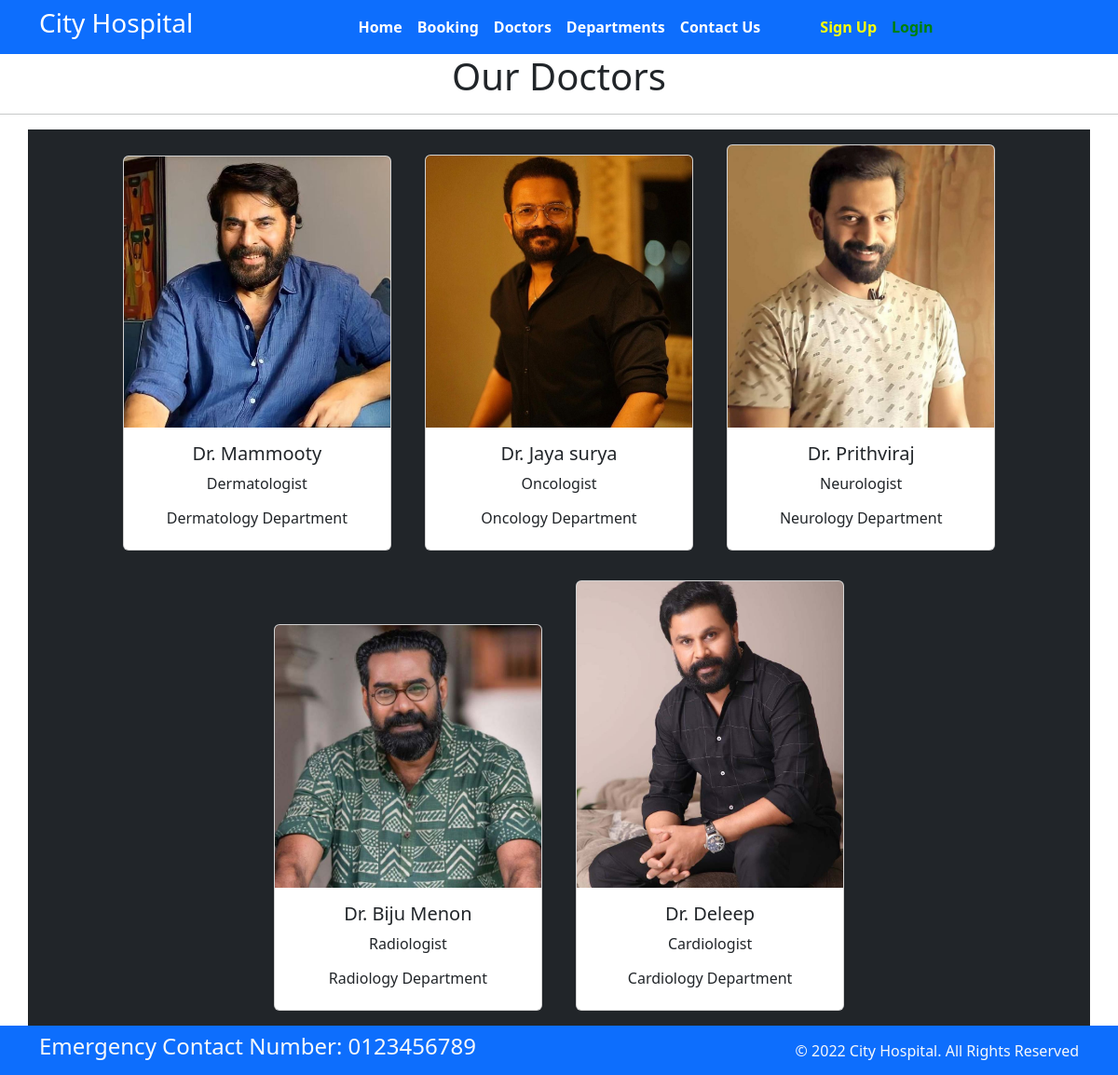
The app's page /doctors/ with its own data.
### home/models.py (models this page shows, shortened)
class Doctors(models.Model):
    doc_name = models.CharField(max_length=255)
    doc_spec = models.CharField(max_length=255)
    dep_name = models.ForeignKey(Departments, on_delete=models.CASCADE)
    doc_image = models.ImageField(upload_to="doctors")

class Departments(models.Model):
    dep_name = models.CharField(max_length=100)
    dep_description = models.TextField()
    def __str__(self):
        return self.dep_name

### home/views.py (the view)
# urls.py: path("doctors/",views.doctors,name="doctors"),
def doctors(request):
    dict_docs = {
        "doctors" : Doctors.objects.all()
    }
    return render(request,"doctors.html",dict_docs)

### templates/doctors.html (shortened to what this page needs)
{% extends "base.html" %}
{% block content %}
<h1 class="text-center">Our Doctors</h1>
<hr>
<div class="container text-center bg-dark">
    {% for d in doctors%}
    <div class="card text-center mx-3 my-3" style="width: 18rem;display: inline-block;">
        <img src="{{d.doc_image.url}}" class="card-img-top" alt="...">
        <div class="card-body">
          <h5 class="card-title">Dr. {{d.doc_name}}</h5>
          <p class="card-text">{{d.doc_spec}}</p>
          <h6>{{d.dep_name}} Department</h6>
        </div>
    </div>
    {% endfor %}
</div>
{% endblock %}

### templates/base.html (shortened to what this page needs)
{% load static %}
<!DOCTYPE html>
<html>
  <head>
    <link href="https://cdn.jsdelivr.net/npm/bootstrap@5.3.0-alpha1/dist/css/bootstrap.min.css" rel="stylesheet">
    <link rel="stylesheet"
    href="{% static '/css/style.css' %}">
  </head>
  <body>
    <nav class="navbar bg-primary navbar-expand-md">
      <div class="container">
        <div class="col-2 text-left pl-md-0">
          <h3 class="text-white"> City Hospital </h3>
        </div>
        <div
          class="collapse navbar-collapse justify-content-center col-md-8 navbar-collapse-3">
          <ul class="navbar-nav justify-content-center  fw-bold">
            <li class="nav-item active">
              <a class="nav-link text-white" href="{% url 'index' %}">Home </a>
            </li>
            <li class="nav-item">
              <a class="nav-link text-white" href="{% url 'home:booking' %}">Booking</a>
            </li>
            <li class="nav-item">
              <a class="nav-link text-white" href="{% url 'home:doctors' %}">Doctors</a>
            </li>
		        <li class="nav-item">
              <a class="nav-link text-white" href="{% url 'home:department' %}">Departments</a>
            </li>
            <li class="nav-item">
              <a class="nav-link text-white" href="{% url 'home:contact' %}">Contact Us</a>
            </li>
            <li class="nav-item ms-5">
              <a class="nav-link "  href="{% url 'home:signup' %}" style="color: yellow;">Sign Up</a>
            </li>
            {% if user.is_authenticated %}
                  <a class="nav-link" href="{% url 'logout' %}" style="color: red;">Logout</a>
            {% else %}
                  <a class="nav-link" href="{% url 'home:user_login' %}" style="color: green;">Login</a>
            {% endif %}
          </ul>
        </div>
      </div>
    </nav>
    {% block content %}{% endblock %}
    <section class="">
      <footer class="pt-2 pb-2  bg-primary text-light">
        <div class="container">
          <div class="row align-items-center">
            <div class="col-12 col-md-8">
              <h4>Emergency Contact Number: 0123456789</h4>
            </div>
            <div class="col-12 col-md-4 mt-4 mt-md-0 text-center text-md-end">
              © 2022 City Hospital. All Rights Reserved
            </div>
          </div>
        </div>
      </footer>
    </section>
  </body>
</html>

### records on screen
Doctors: doc_image (picture), doc_name "Mammooty", doc_spec "Dermatologist", dep_name "Dermatology"
Doctors: doc_image (picture), doc_name "Jaya surya", doc_spec "Oncologist", dep_name "Oncology"
Doctors: doc_image (picture), doc_name "Prithviraj", doc_spec "Neurologist", dep_name "Neurology"
Doctors: doc_image (picture), doc_name "Biju Menon", doc_spec "Radiologist", dep_name "Radiology"
Doctors: doc_image (picture), doc_name "Deleep", doc_spec "Cardiologist", dep_name "Cardiology"
